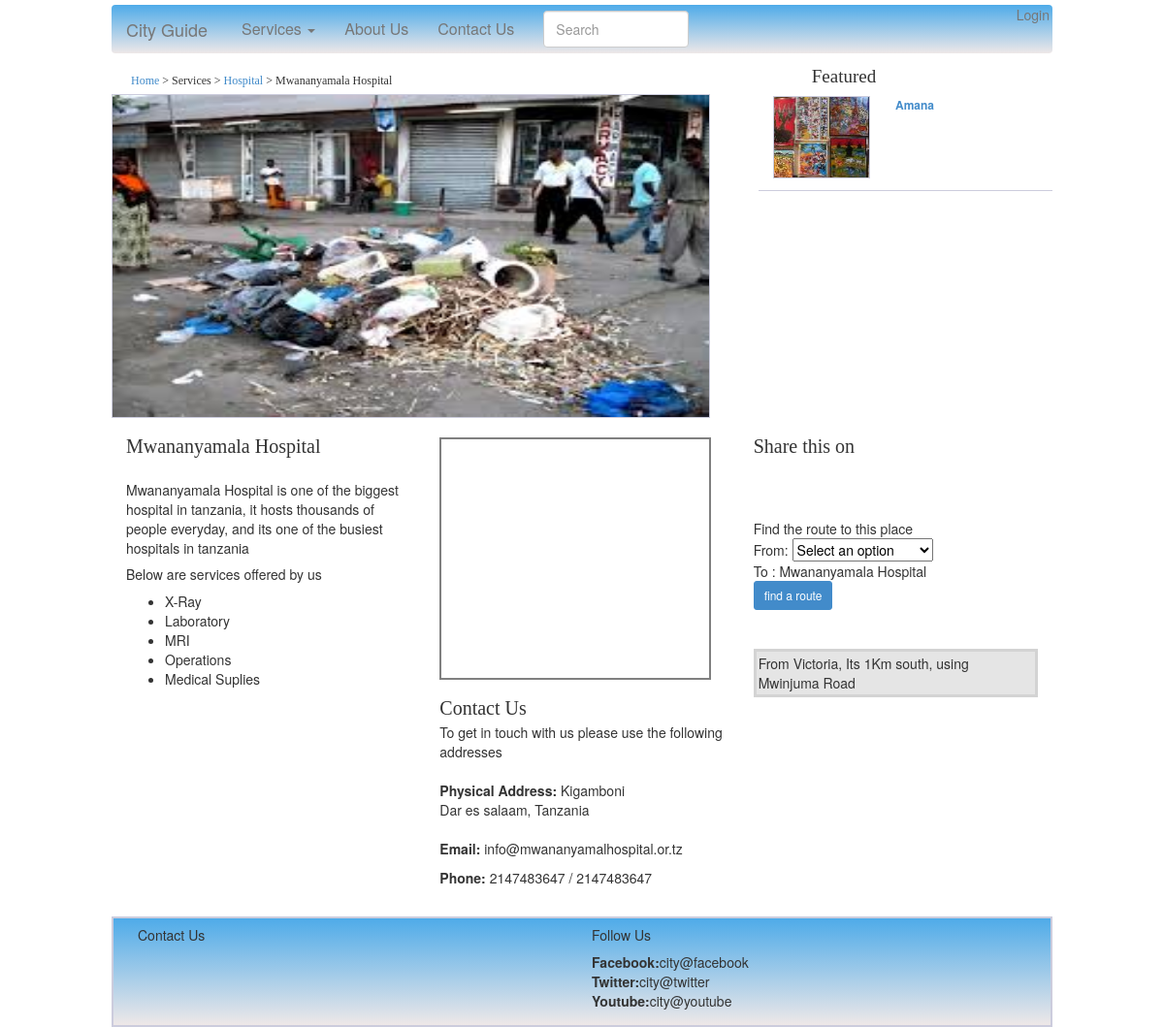
The app's page /individual.php?placeid=5 with its own data.
### tables this page shows
CREATE TABLE IF NOT EXISTS `category` (
  `id` int(11) NOT NULL AUTO_INCREMENT,
  `name` varchar(50) NOT NULL,
  PRIMARY KEY (`id`)
);

CREATE TABLE IF NOT EXISTS `place` (
  `id` int(11) NOT NULL AUTO_INCREMENT,
  `category_id` int(11) NOT NULL,
  `person_id` int(11) NOT NULL,
  `name` varchar(50) NOT NULL,
  `location_id` int(11) NOT NULL,
  `description` varchar(200) NOT NULL,
  `service1` varchar(100) NOT NULL,
  `service2` varchar(100) NOT NULL,
  `service3` varchar(100) NOT NULL,
  `service4` varchar(100) NOT NULL,
  `service5` varchar(100) NOT NULL,
  `nearestPoint` varchar(50) NOT NULL,
  `direction` varchar(200) NOT NULL,
  `workingHours` varchar(50) NOT NULL,
  `longitude` decimal(20,15) NOT NULL,
  `latitude` decimal(20,15) NOT NULL,
  `email` varchar(50) NOT NULL,
  `phone1` int(12) NOT NULL,
  `phone2` int(12) NOT NULL,
  `status` varchar(50) NOT NULL,
  `membership` int(11) NOT NULL,
  PRIMARY KEY (`id`)
);

CREATE TABLE IF NOT EXISTS `picture` (
  `id` int(11) NOT NULL AUTO_INCREMENT,
  `place_id` int(11) NOT NULL,
  `location` varchar(100) NOT NULL,
  `name` varchar(100) NOT NULL,
  PRIMARY KEY (`id`)
);

CREATE TABLE IF NOT EXISTS `location` (
  `id` int(11) NOT NULL AUTO_INCREMENT,
  `name` varchar(30) NOT NULL,
  PRIMARY KEY (`id`)
);

### inc/DAO/placeDAO.php (called while the page is built, shortened)
<?php
class placeDAO
{
     function getplacesbycategory($categoryid)
     {
        $selectquery = "SELECT * FROM place WHERE category_id = '$categoryid'";
        $data = mysql_query($selectquery);
        $places = null;
        while($result = mysql_fetch_array($data))
        {
            $places[] = $result;
        }
        if($places == null)
        {
            return "no places, please add a places";
        }
        else
        {
            return $places;
        }
     }
      function getplacesbyid($id)
     {
        $selectquery = "SELECT * FROM place WHERE id = '$id'";
        $data = mysql_query($selectquery);
        $place = mysql_fetch_array($data);
        return $place;
     }
}
?>

### inc/DAO/categoryDAO.php (called while the page is built, shortened)
<?php
class categoryDAO
{
	function getcategorybyid($id)
	{
		$getcategoryquery = "SELECT * FROM category WHERE id = '$id'";
		$result = mysql_query($getcategoryquery);
		$category = mysql_fetch_array($result);
		return $category;
	}
}
?>

### inc/DAO/pictureDAO.php (called while the page is built, shortened)
<?php
class pictureDAO
{
	function getpicturebyplaceid($placeID)
	{
		$query = "SELECT * FROM picture WHERE place_id = '$placeID'";
		$result =  mysql_query($query);
		$picture = mysql_fetch_array($result);
		return $picture;
	}
}
?>

### inc/DAO/locationDAO.php (called while the page is built, shortened)
<?php
class locationDAO
{
	function getlocationbyid($id)
	{
		$locationquery = "SELECT * FROM location WHERE id = '$id'";
		$locationsresult = mysql_query($locationquery) or die(mysql_error());
		$location = mysql_fetch_array($locationsresult);
		return $location;
	}
}
?>

### individual.php (the view, shortened to what this page needs)
    <!DOCTYPE html>
    <html>
    <head>
      <link rel="stylesheet" type="text/css" href="css/jquery.lightbox-0.5.css" media="screen">
      <link type="text/css" href="css/bootstrap.min.css" rel="stylesheet">
      <link rel="stylesheet" type="text/css" href="">
      <link taype="text/css" href ="css/style.css" rel ="stylesheet">
      <link type="text/css" rel="stylesheet" href="css/place.css">
    </head>
    <body>
     <?php
     require(dirname(__FILE__)."/inc/DAO/locationDAO.php");
     $locationDAO = new locationDAO();
     require(dirname(__FILE__)."/inc/DAO/categoryDAO.php");
     $categoryDAO = new categoryDAO();
     require(dirname(__FILE__)."/inc/DAO/placeDAO.php");
     $placeDAO = new placeDAO();
     require(dirname(__FILE__)."/inc/DAO/pictureDAO.php");
     $pictureDAO = new pictureDAO();
     $routeDAO = new routeDAO();
     ?>
     <div class ="container contena">
       <?php include('inc/include/header.php'); ?>
       <?php
       if (array_key_exists('placeid', $_GET))
       {
         $placeid = $_GET['placeid'];
       }
       $place = $placeDAO->getplacesbyid($placeid);
       $picture = $pictureDAO->getpicturebyplaceid($placeid);
       $location = $locationDAO->getlocationbyid($place['location_id']);
       $category = $categoryDAO->getcategorybyid($place['category_id']);
       ?>
       <div class="row">
            <div class="col-lg-7 sitemap">
              <a href="index.php">Home </a> > Services > <a href="navigation.php?id=<?php echo $category['id'];?>&name=<?php echo $category['name'];?>"><?php echo $category['name'];?></a> > <?php echo $place['name']; ?>
            </div>
            <div class= "col-lg-4 feature">
              Featured
            </div>
          </div>
       <div class="row">
        <div class="col-lg-8">
          <div class="gallery">
            <img src="images/<?php echo $picture['place_id'].'/'.$picture['name']; ?>" class="img-responsive" />
          </div>
        </div>
        <div class = "col-lg-4">
         <div class ="row-fluid news">
          <?php
          $featuredplaces = $placeDAO->getplacesbycategory($place['category_id']);
          if ($featuredplaces != "no places, please add a places"){
            foreach ($featuredplaces as $featuredplace) {
              if($featuredplace['membership'] != 0   && $featuredplace['id'] != $place['id']){
                $picture = $pictureDAO->getpicturebyplaceid($featuredplace['id']);
                $thumbnail = "thumb_".$picture['name'];
                ?>
                <div class="gallerymin">
                  <div class="row">
                    <div class="col-lg-12">
                     <div class="col-lg-5">
                      <a href="individual.php?placeid=<?php echo $featuredplace['id']; ?>"><img src="images/<?php echo $featuredplace['id'].'/'.$thumbnail;?>"></img></a>
                    </div>
                    <div class="col-lg-7"><a href="individual.php?placeid=<?php echo $featuredplace['id']; ?>"><b><?php echo $featuredplace['name']; ?></b></a></div>
                  </div>
                </div>
              </div>
              <?php
            }
          }
        }
        ?>
      </div>
    </div>
  </div>
  <div class ="row-fluid">
    <div class ="col-lg-4 amana">
      <div class ="lates"><?php echo $place['name'];?></div>
    <p><?php echo $place['description']; ?></p>
    <h5>Below are services offered by us</h5>
    <ul>
      <li><?php echo $place['service1'];?></li>
      <li><?php echo $place['service2'];?></li>
      <li><?php echo $place['service3'];?></li>
      <li><?php echo $place['service4'];?></li>
      <li><?php echo $place['service5'];?></li>
    </ul>
  </div>
  <div class = "col-lg-4 pictures">
    <br/>
    <div id="googleMap" style="width:280px;height:250px;border:2px solid gray"></div>
    <div class="lates">Contact Us</div>
    To get in touch with us please use the following addresses</br></br>
    <b>Physical Address:</b> <?php echo $location['name'];?></br>
    Dar es salaam, Tanzania</br></br>
    <b>Email:</b> <?php echo $place['email']; ?></p>
    <b>Phone:</b> <?php echo $place['phone1']. " / " . $place['phone2'];?><br/>
<input type="text" id="latitude" value="<?php echo $place['latitude']; ?>" hidden="true"><br/>
  </div>
  <div class = "col-lg-4">
    <div class ="lates">Share this on</div>
  </div>
  <div class="col-lg-4">
    <br/>
    <br/>
    <br/>
    <div class="routecontainer">
      Find the route to this place<br/>
      <form action="inc/BL/routeBL.php" method="POST">
        From:
        <select name="routefrom">
        <option value="" selected="selected">Select an option</option>
      </select></br>
      To :  <?php echo $place['name']; ?>
      <input type="submit" value="find a route" name="findroute" class="btn btn-small btn-primary">
    </form>
  </div>
  <br/>
  <br/>
  <div class="routeresult">
    <?php
    if(array_key_exists('deststop', $_GET))
    {
      $from = $_GET['from'];
      $to = $_GET['to'];
      $bus = $_GET['bus'];
      $deststop = $_GET['deststop'];
      $fromplace = $routeDAO->getplacebyid($from);
      $toplace = $routeDAO->getplacebyid($to);
      $busdetails = $routeDAO->getbusdetails($bus);
      $fromstopdetails = $routeDAO->getstopdetail($bus,$from);
      $noofstops = $deststop - $fromstopdetails['stop_no'];
      echo "<b><text style='color:green; margin:10px;' >Direct Route Found</text></b><br/>";
      echo "<b>Route Name: </b>".$busdetails['route_name']."<br/>";
      echo "<b>Bus Starts at : </b>".$busdetails['from']."<br/>";
      echo "<b>Get on at : </b>".$fromplace['name']."<br/>";
      echo "<b>Get off at : </b>".$toplace['name']."<br/>";
      echo "<b>Bus Ends at : </b>".$busdetails['to']."<br/>";
      echo "<b>Number of Stops :</b>".$noofstops."<br/><br/>";
      echo $place['direction'];
    }
    elseif(array_key_exists('error', $_GET))
    {
      echo "<b>Error: </b><text style='color:red'>".$_GET['error']."</text><br/>";
    }
    else{
      echo $place['direction'];
    }
   ?>
 </div>
</div>
</div>
<?php include('inc/include/footer.php'); ?>
</div>
</body>
</html>

### inc/include/header.php (shortened to what this page needs)
<div class="navbar navbar-inner container">
  <a class="navbar-brand" href="index.php">City Guide</a>
  <ul class="nav navbar-nav">
    <li class="dropdown">
      <a href="" class="dropdown-toggle" data-toggle="dropdown">Services <span class="caret"></span></a>
    </li>
    <li><a href="about.php">About Us</a></li>
    <li><a href="contact.php">Contact Us</a></li>
  </ul>
  <form class="navbar-form col-lg-2">
    <input type="text" class="form-control" style="width:150px" placeholder="Search">
  </form>
  <?php
  if($_SESSION['userrole'] == "admin" || $_SESSION['userrole'] == "normal"){
    echo "<a class='navbar-link pull-right' href='inc/BL/userBL.php'>Logout</a>";
  }
  else {
    echo "<a class='navbar-link pull-right' href='user.php'>Login</a>";
    } ?>
</div>

### inc/include/footer.php
<div class = "row-fluid foot col-lg-12">
    <div class ="col-lg-6 footercontent">
     <h5>Contact Us</h5>
 </div>
 <div class ="col-lg-5 footercontent">
     <h5>Follow Us</h5>
     <b>Facebook:</b>city@facebook</br>
     <b>Twitter:</b>city@twitter</br>
     <b>Youtube:</b>city@youtube</br>
 </div>
</div>

### css/style.css (style rules this page uses)
.container, .navbar-static-top .container, .navbar-fixed-top .container, .navbar-fixed-bottom .container { width: 0px; }
.container { width:auto; }
.routeresult { border:3px solid lightgray; color:deepblue; padding:2px; background-color: #e5e5e5; }
.contena { background: #fff; min-width: 250px; max-width:970px; }
.nav a { font-size:16px; color:#fff; }
.gallery img { height: 334px; width: 617px; border:1px solid #ccd; }
.gallerymin { margin-top:2px; height:87px; font-size: 12px; }
.gallerymin img { height: 85px; width: 100px; border:1px solid #ccd; }
.lates { font-family: bold; font-size: 20px; margin-top: 15px; }
.news { border-bottom: 1px solid #ccd; padding-bottom: 10px; }
.foot { min-height:100px; background-image: linear-gradient(to bottom, #4EABE9, #EEE8E8); padding-bottom:5px; margin-top: 10px; border:2px solid #ccd; }
.navbar { margin-bottom:10px; margin-top:5px; }
.footercontent { padding-left: 10px; margin-bottom: 10px; }
.feature { font-size: 19px; text-align: center; margin-bottom:5px; font-family: bold; }
.sitemap { font-size: 12px; margin-top: 10px; font-family: bold; margin-left: 20px; }

### records on screen
category: name "Hospital"
place: name "Mwananyamala Hospital", description "Mwananyamala Hospital is one of the biggest hospital in tanzania, it hosts thousands of people everyday, and its one of the busiest hospitals in tanzania", service1 "X-Ray", service2 "Laboratory", service3 "MRI", service4 "Operations", service5 "Medical Suplies", email "info@mwananyamalhospital.or.tz", phone1 "2147483647", phone2 "2147483647", direction "From Victoria, Its 1Km south, using Mwinjuma Road"
picture: name (picture)
place: picture.name (picture), name "Amana"
location: name "Kigamboni"
